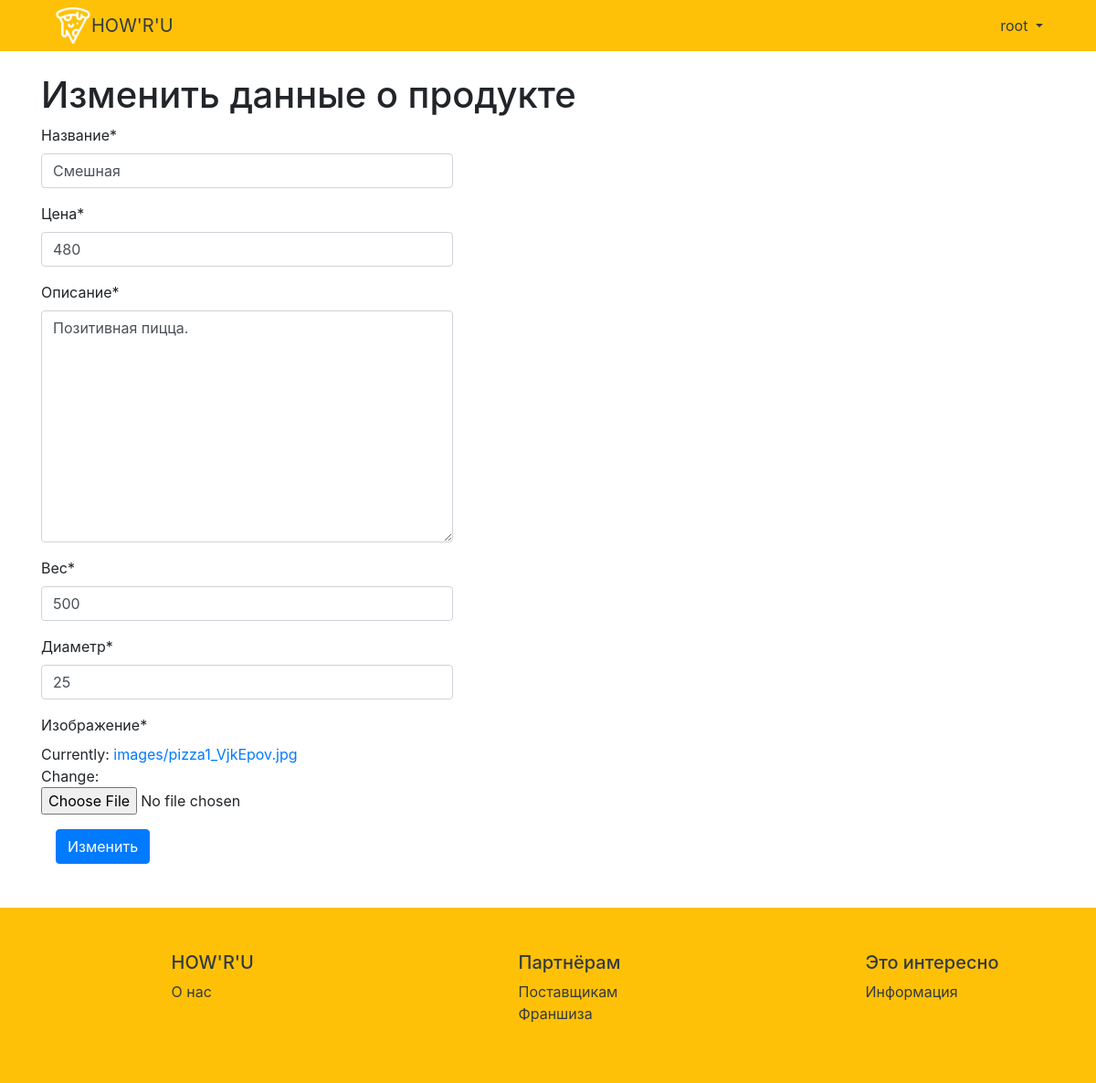
/26/edit/ (signed in), run on the app's committed database.
### users/models.py (models this page shows)
class CustomUser(AbstractUser):
    firstName = models.CharField(verbose_name='Имя', null=True, max_length=30)
    secondName = models.CharField(verbose_name='Фамилия', null=True, max_length=30)
    phoneNumber = PhoneField(verbose_name='Номер телефона', blank=True)
    address = models.CharField(verbose_name='Адрес', null=True, max_length=30)
    roleId = models.IntegerField(null=True, default=0)

### product/models.py (models this page shows, shortened)
class Product(models.Model):
    name = models.CharField(max_length=24, verbose_name="Название")
    price = models.IntegerField(validators=[MaxValueValidator(9999, message="Не может быть больше, чем 9999")], verbose_name="Цена")
    description = models.TextField(null=True, max_length=110, verbose_name="Описание")
    weight = models.IntegerField(validators=[MaxValueValidator(1000, message="Не может быть больше, чем 1000")], verbose_name="Вес")
    cm = models.IntegerField(default=25, validators=[MaxValueValidator(40, message="Не может быть больше, чем 40")], verbose_name="Диаметр")
    image = models.ImageField(upload_to='images', null=True, verbose_name="Изображение")

### product/views.py (the view)
# urls.py: path('<int:pk>/edit/', views.ProductUpdateView.as_view(), name='product_edit'),
class ProductUpdateView(LoginRequiredMixin, UpdateView):
    model = models.Product
    fields = ['name', 'price', 'description', 'weight', 'cm', 'image']
    template_name = 'product_edit.html'
    login_url = 'login'

### templates/product_edit.html (shortened to what this page needs)
<!DOCTYPE html>
<html lang="en">
<head>
</head>
<body>
  {% extends 'base.html' %}
  {% load crispy_forms_tags %}
  {% block content %}
  <div class="container">
      <h1>Изменить данные о продукте</h1>
            <div style="display:inline-block;">
                <form method="post" enctype="multipart/form-data">
                    {{ form|crispy }}
                    <button class="btn btn-primary ml-3" type="submit">Изменить</button>
                </form>
            </div>
  </div>
  {% endblock %}

### templates/base.html (shortened to what this page needs)
<!DOCTYPE html>
<html lang="en">
{% load static %}
<head>
    <link rel="stylesheet" href="https://maxcdn.bootstrapcdn.com/bootstrap/4.0.0/css/bootstrap.min.css"
/>
</head>
<body style="height: 100%">
        <nav class="navbar navbar-expand-md navbar-warning bg-warning mb-4">
            <div class="container" style="padding-right: 20px; padding-left: 30px;">
                <img src="{% static '/image/logo.png/' %}" class="d-block" style="height: 40px;">
                <a class="navbar-brand text-dark" href="{% url 'product_list'%}">HOW'R'U</a>
                    <div class="collapse navbar-collapse" id="navbarCollapse">
                            {% if user.is_authenticated %}
                                <ul class="navbar-nav ml-auto">
                                    <li class="nav-item">
                                        <div class="dropdown">
                                          <a class="nav-link dropdown-toggle text-dark" href="#" id="dropdownMenuButton" data-toggle="dropdown" aria-haspopup="true" aria-expanded="false">
                                              {{ user }}
                                          </a>
                                        </div>
                                    </li>
                                </ul>
                            {% endif %}
                    </div>
            </div>
        </nav>
        {% block content %}
        {% endblock %}
        <footer class="bd-footer py-4 py-md-5 mt-5 bg-warning">
            <div class="container">
                <div class="row justify-content-around">
                    <div class="col-6 col-lg-2 offset-lg-1 mb-3 text-muted">
                        <h5 class="text-dark">HOW'R'U</h5>
                        <a href="" class="text-dark">О нас</a>
                    </div>
                    <div class="col-6 col-lg-2 offset-lg-1 mb-3 text-muted">
                        <h5 class="text-dark">Партнёрам</h5>
                        <a href="" class="text-dark">Поставщикам</a>
                        <a href="" class="text-dark">Франшиза</a>
                    </div>
                    <div class="col-6 col-lg-2 offset-lg-1 mb-3 text-muted">
                        <h5 class="text-dark">Это интересно</h5>
                        <a href="" class="text-dark">Информация</a>
                    </div>
                </div>
            </div>
        </footer>
</body>
</html>

### data on the page
CustomUser: username "root"
Product: name "Смешная", price "480", description "Позитивная пицца.", weight "500", cm "25"
